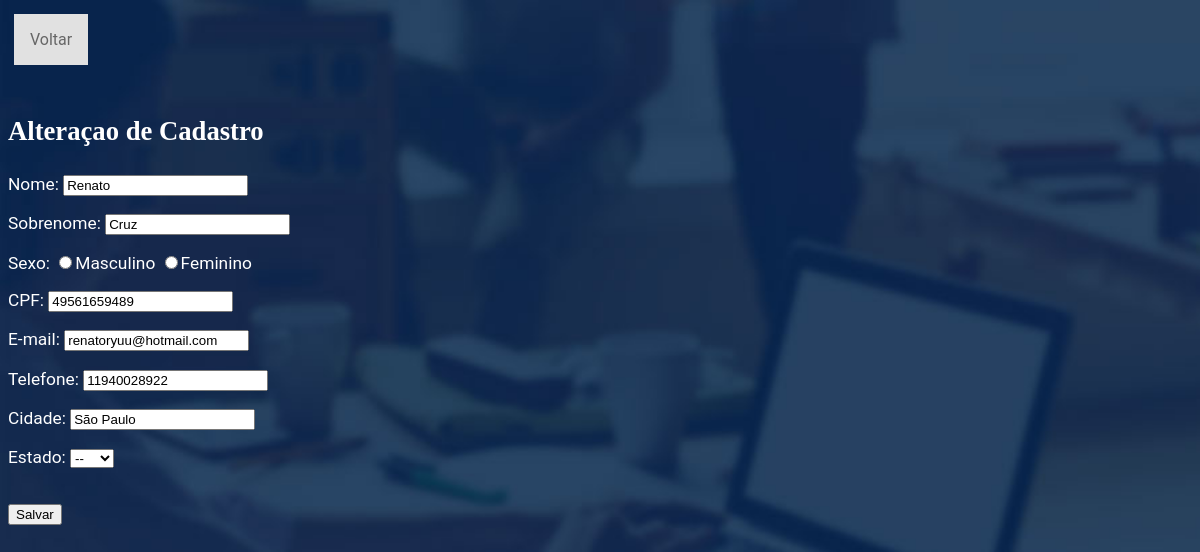
Screenshot of /php/alterarperfil.php?cpf_perfil=49561659489 with the database file from the repository.
### tables this page shows
CREATE TABLE IF NOT EXISTS `perfil` (
  `nome_perfil` varchar(100) NOT NULL,
  `sobrenome_perfil` varchar(100) NOT NULL,
  `sexo_perfil` varchar(20) NOT NULL,
  `cpf_perfil` bigint(11) NOT NULL,
  `email_perfil` varchar(40) NOT NULL,
  `tel_perfil` bigint(30) NOT NULL,
  `cidade_perfil` varchar(40) NOT NULL,
  `estado_perfil` varchar(40) NOT NULL,
  PRIMARY KEY (`cpf_perfil`)
);

### php/alterarperfil.php (the view, shortened to what this page needs)
<!DOCTYPE html>
<html lang="pt-br">
<head>
<link rel="stylesheet" type="text/css" href="../css/but2.css"/>
<link rel="stylesheet" type="text/css" href="../css/but1.css"/>
</head>
<body>
    <body id="cad1">
<a href="listarperfil.php" class="hvr-sweep-to-left">Voltar</a>
	<div id="cd1"></div><br>
    <?php
$cpf = $_GET["cpf_perfil"];
include "conexao.php";
$dados = mysqli_query($sql, "SELECT * FROM perfil WHERE cpf_perfil = '$cpf' ");
while ($coluna = mysqli_fetch_array($dados))
{
	    $nome= $coluna['nome_perfil'];
        $snome = $coluna['sobrenome_perfil'];
		$cpf= $coluna['cpf_perfil'];
        $email = $coluna['email_perfil'];
       	$telefone = $coluna['tel_perfil'];
        $cidade = $coluna['cidade_perfil'];
		$estado = $coluna['estado_perfil'];
}
?>
    <form action='salvarperfil.php?cpf_perfil=$cpf' name='form' method='post'>
       <fieldtest id='cadastro'>
           <h3>Alteraçao de Cadastro</h3>
       <p>
           <label for='nome'>Nome:</label>
           <input type='text' id='nome_perfil' name='nome_perfil' value='<?php echo "$nome"; ?>'>
       </p>
       <p>
           <label for='sobrenome'>Sobrenome:</label>
           <input type='text' id='sobrenome_perfil' name='sobrenome_perfil' value='<?php echo "$snome"; ?>'>
       </p>
        <p>
            <label for="sexo">Sexo:</label>
            <input type="radio" name="sexo_perfil" value="Masculino">Masculino
            <input type="radio" name="sexo_perfil" value="Feminino">Feminino
       <p>
           <label for='cpf'>CPF:</label>
           <input type='text' id='cpf_perfil' name='cpf_perfil' value='<?php echo "$cpf"; ?>'>
       </p>
	   <p>
           <label for='email'>E-mail:</label>
           <input type='email' id='email_perfil' name='email_perfil' value='<?php echo "$email"; ?>'>
       </p>
	   <p>
           <label for='telefone'>Telefone:</label>
           <input type='text' id='tel_perfil' name='tel_perfil' value='<?php echo "$telefone"; ?>'>
       </p>
	   <p>
           <label for='cidade'>Cidade:</label>
           <input type='text' id='cidade_perfil' name='cidade_perfil' value='<?php echo "$cidade"; ?>'>
       </p>
	   <p>
           <label for='estado'>Estado:</label>
           <select name="estado_perfil" id="estado_perfil' value='<?php echo "$estado"; ?> ">
                    <option value="">--</option>
                </select>
       </p>
	   <br>
             <button>Salvar</button>
    </form>
</body>
</html>

### css/but2.css (style rules this page uses)
p, [class^="hvr-"] { font-family: 'Roboto', sans-serif; }
[class^="hvr-"] { margin: .4em; padding: 1em; cursor: pointer; background: #e1e1e1; text-decoration: none; color: #666; -webkit-tap-highlight-color: rgba(0,0,0,0); -webkit-font-smoothing: antialiased; -moz-osx-font-smoothing: grayscale; }

### php/alterarperfil.php (style rules this page uses)
h3 { color:white; font-size: 20pt; }
p { color:white; font-size: 13pt; }
body { background-image: url('../img/bg2.jpg'); background-attachment: fixed; background-size: cover; background-repeat: no-repeat; align: center; }

### rows the page displays
perfil: nome_perfil "Renato", sobrenome_perfil "Cruz", cpf_perfil "49561659489", email_perfil "renatoryuu@hotmail.com", tel_perfil "11940028922", cidade_perfil "São Paulo"
